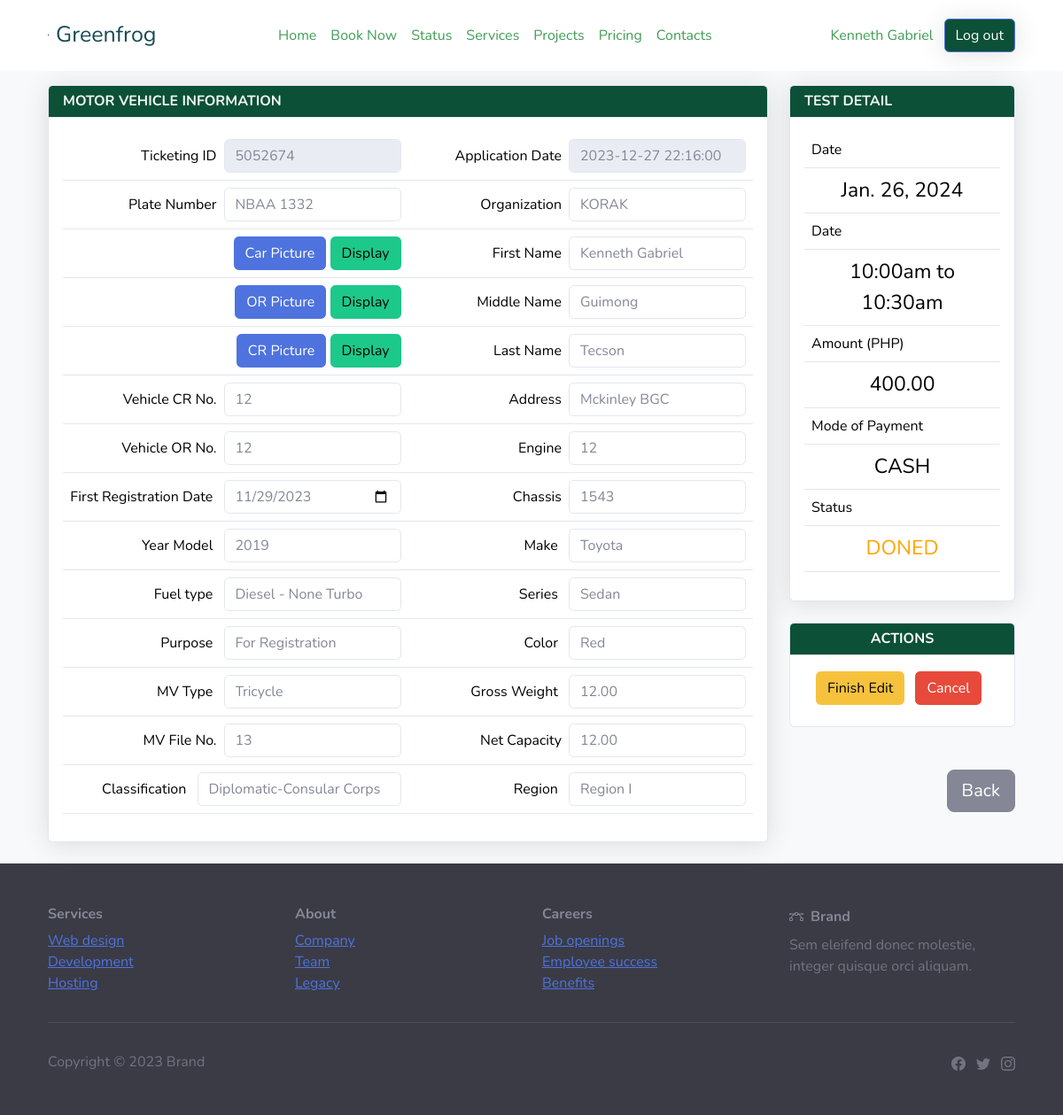
/edit-booking.php?id=2 (signed in), run on an earlier commit of the app's database.
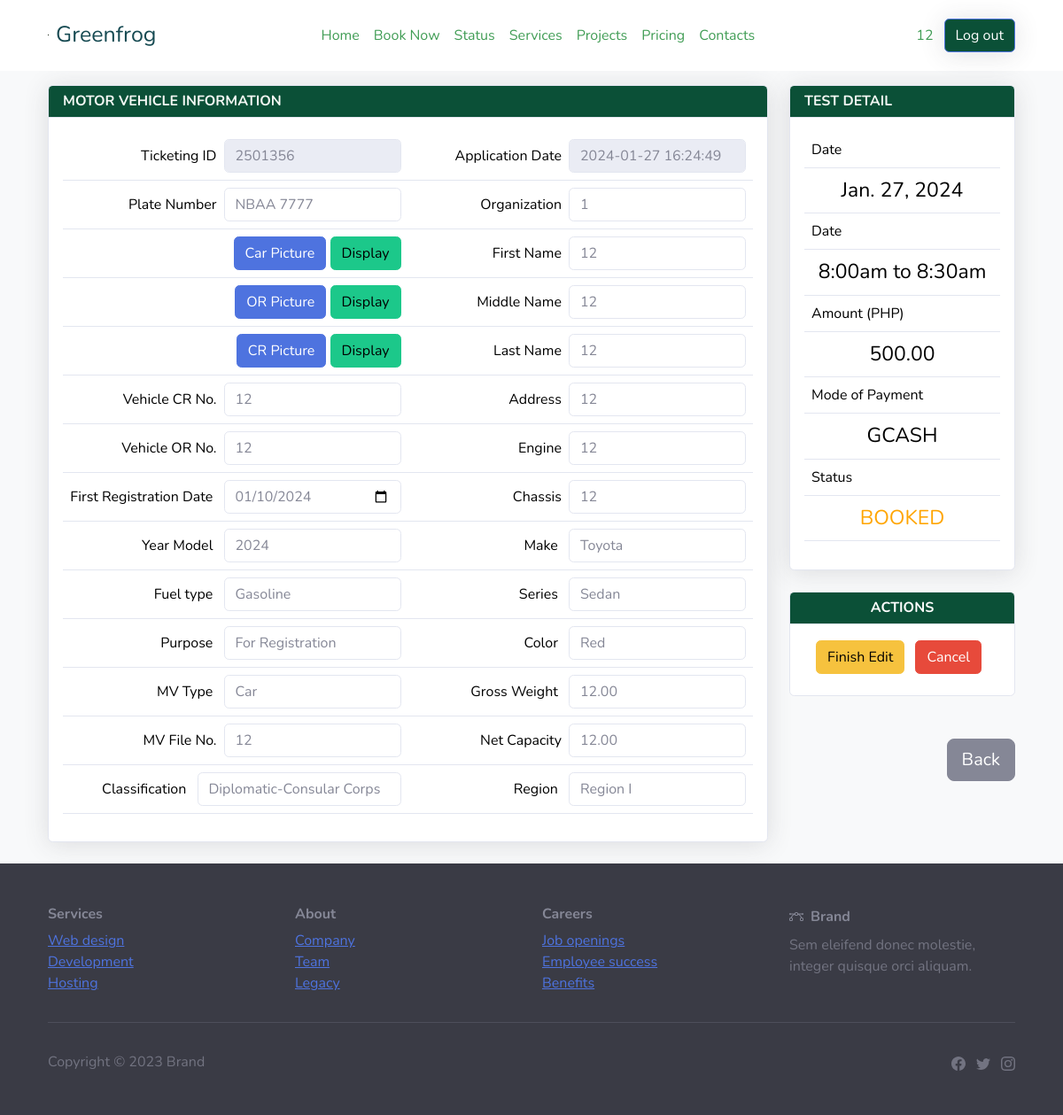
And on a later commit of the database.
### tables this page shows
CREATE TABLE `car_emission` (
  `id` int(11) NOT NULL,
  `event_id` int(11) NOT NULL,
  `user_id` int(11) NOT NULL,
  `plate_number` varchar(20) NOT NULL,
  `customer_email` varchar(255) NOT NULL,
  `customer_first_name` varchar(255) NOT NULL,
  `customer_middle_name` varchar(255) DEFAULT NULL,
  `customer_last_name` varchar(255) NOT NULL,
  `address` varchar(255) DEFAULT NULL,
  `status` varchar(20) NOT NULL,
  `app_date` datetime DEFAULT NULL,
  `vehicle_cr_no` varchar(50) DEFAULT NULL,
  `vehicle_or_no` varchar(50) DEFAULT NULL,
  `first_reg_date` date DEFAULT NULL,
  `year_model` varchar(10) DEFAULT NULL,
  `fuel_type` varchar(50) DEFAULT NULL,
  `purpose` varchar(50) DEFAULT NULL,
  `mv_type` varchar(50) DEFAULT NULL,
  `region` varchar(50) DEFAULT NULL,
  `mv_file_no` varchar(50) DEFAULT NULL,
  `classification` varchar(50) DEFAULT NULL,
  `payment_date` datetime DEFAULT NULL,
  `petc_or` varchar(50) DEFAULT NULL,
  `amount` decimal(10,2) DEFAULT NULL,
  `organization` varchar(100) DEFAULT NULL,
  `engine` varchar(50) DEFAULT NULL,
  `chassis` varchar(50) DEFAULT NULL,
  `make` varchar(50) DEFAULT NULL,
  `series` varchar(50) DEFAULT NULL,
  `color` varchar(50) DEFAULT NULL,
  `gross_weight` decimal(10,2) DEFAULT NULL,
  `net_capacity` decimal(10,2) DEFAULT NULL,
  `cec_number` varchar(50) DEFAULT NULL,
  `mvect_operator` varchar(50) DEFAULT NULL,
  `car_picture` varchar(255) NOT NULL,
  `paymentMethod` varchar(50) NOT NULL,
  `paymentStatus` varchar(50) NOT NULL,
  `ticketing_id` varchar(20) NOT NULL,
  `reference_number` varchar(50) DEFAULT NULL,
  `date_tested` datetime DEFAULT NULL,
  `smurf_admin_id` int(11) DEFAULT NULL,
  `payAmount1` varchar(250) DEFAULT NULL,
  `receipt1` varchar(255) DEFAULT NULL,
  `reference1` varchar(50) DEFAULT NULL,
  `paymentlock1` int(11) NOT NULL DEFAULT 0
);

CREATE TABLE `schedule_list` (
  `id` int(30) NOT NULL,
  `title` text NOT NULL,
  `description` text NOT NULL,
  `qty_of_person` int(23) NOT NULL,
  `reserve_count` int(23) NOT NULL DEFAULT 0,
  `price_3` decimal(10,2) NOT NULL DEFAULT 0.00,
  `price_2` decimal(10,2) NOT NULL,
  `price_1` decimal(10,2) NOT NULL DEFAULT 0.00,
  `start_datetime` datetime NOT NULL,
  `end_datetime` datetime DEFAULT NULL,
  `availability` varchar(10) NOT NULL DEFAULT 'available'
);

### edit-booking.php (the view, shortened to what the changed rows need)
<?php
include("connect/connection.php");
if (isset($_GET['id'])) {
    $bookingId = $_GET['id'];
    $bookingQuery = $connect->prepare("SELECT ce.*, sl.price_1, sl.price_2, sl.price_3 FROM car_emission ce
                                      INNER JOIN schedule_list sl ON ce.event_id = sl.id
                                      WHERE ce.id = ?");
    $bookingQuery->bind_param("i", $bookingId);
    $bookingQuery->execute();
    $bookingResult = $bookingQuery->get_result();
    $bookingDetails = $bookingResult->fetch_assoc();
     $event_id = $bookingDetails['event_id'];
     $scheduleQuery = $connect->prepare("SELECT * FROM schedule_list WHERE id = ?");
     $scheduleQuery->bind_param("i", $event_id);
     $scheduleQuery->execute();
     $scheduleResult = $scheduleQuery->get_result();
     $scheduleDetails = $scheduleResult->fetch_assoc();
     $userName = $bookingDetails['customer_first_name'];
} else {
    header('Location: schedule-status.php');
    exit();
}
?>
<!DOCTYPE html>
<html data-bs-theme="light" lang="en">
<head>
    <link rel="stylesheet" href="admin/assets/bootstrap/css/bootstrap.min.css">
</head>
<body style=" background-color: #f8f9fa;">
  <?php include 'partials/nav.php'?>
    <div class="container mt-3">
                    <form    method="POST"  name="bookingForm">
                    <div class="row">
                    <div class="col-12 col-md-8 col-lg-9 mx-auto">
    <div class="card shadow mb-4">
                                <div class="card-body">
                                    <div class="table-responsive">
                                        <table class="table">
                                            <tbody>
                                                <tr>
   <td class="text-end" style="vertical-align: middle;">Ticketing ID<input id="ticketingId" class="form-control" style="max-width: 200px; display: inline-block; margin-left: 8px;" value="<?php echo $bookingDetails['ticketing_id']; ?>" type="text" readonly disabled></td>
   <td class="text-end" style="vertical-align: middle;">Application Date<input id="appDate" class="form-control" style="max-width: 200px; display: inline-block; margin-left: 8px;" value="<?php echo $bookingDetails['app_date']; ?>" type="text" readonly disabled></td>
   </tr>
                                            <tr>
                                            <td class="text-end" type="text" style="width: 200px;">Plate Number<input id="plateNumber" class="form-control" style="max-width: 200px; display: inline-block; margin-left: 8px;"  value="<?php echo $bookingDetails['plate_number']; ?>"  ></td>
                                                    <td class="text-end" style="width: 200px;">Organization<input id="organizationInput" type="text" class="form-control" style="max-width: 200px; display: inline-block; margin-left: 8px;" value="<?php echo $bookingDetails['organization']; ?>" ></td>
                                                </tr>
                                               <tr>
                                                    <td class="text-end">First Name<input id="firstnameInput" type="text" class="form-control" style="max-width: 200px; display: inline-block; margin-left: 8px;" value="<?php echo $bookingDetails['customer_first_name']; ?>" ></td>
                                                </tr>
                                                <tr>
                <td class="text-end" style="width: 200px;">Middle Name<input id="middleNameInput" type="text" class="form-control" style="max-width: 200px; display: inline-block; margin-left: 8px;" value="<?php echo $bookingDetails['customer_middle_name']; ?>"  ></td>
                                                <tr>
                                                    <td class="text-end" style="width: 200px;">Last Name<input id="lastNameInput" type="text" class="form-control" style="max-width: 200px; display: inline-block; margin-left: 8px;" value="<?php echo $bookingDetails['customer_last_name']; ?>" ></td>
                                                </tr>
                                                <tr>
                                                <td class="text-end" style="vertical-align: middle;">Vehicle CR No.<input id="vehicleCrInput" type="text" class="form-control" style="max-width: 200px; display: inline-block; margin-left: 8px;" value="<?php echo $bookingDetails['vehicle_cr_no']; ?>"  ></td>
                                                <td class="text-end" style="width: 200px;">Address<input id="addressInput" type="text" class="form-control" style="max-width: 200px; display: inline-block; margin-left: 8px;" value="<?php echo $bookingDetails['address']; ?>"  ></td>
                                                </tr>
                                                <tr>
                                                <td style="text-align: right;">Vehicle OR No.<input id="vehicleOrInput" type="text"  class="form-control" style="max-width: 200px; display: inline-block; margin-left: 8px;" value="<?php echo $bookingDetails['vehicle_or_no']; ?>" ></td>
                                                <td class="text-end">Engine<input id="engineInput" class="form-control" type="text" style="max-width: 200px; display: inline-block; margin-left: 8px;" value="<?php echo $bookingDetails['engine']; ?>"  ></td>
                                                </tr>
                                                <tr>
                                                <td class="text-end">First Registration Date
                                                <input id="firstRegInput" type="date" class="form-control" style="max-width: 200px; display: inline-block; margin-left: 8px;" value="<?php echo $bookingDetails['first_reg_date']; ?>" >
    </td>
    <td style="text-align: right;">Chassis<input type="text" id="chassisInput" class="form-control" style="max-width: 200px; display: inline-block; margin-left: 8px;" value="<?php echo $bookingDetails['chassis']; ?>"  ></td>
                                                </tr>
                                                <tr>
                                                    <td class="text-end">Year Model
                                                    <select id="yearModelInput" class="form-control" style="max-width: 200px; display: inline-block; margin-left: 8px;">
                                                    <?php
                    $startYear = date("Y") - 20;
                    $endYear = date("Y");
                    for ($year = $endYear; $year >= $startYear; $year--) {
                        $selected = ($year == $bookingDetails['year_model']) ? 'selected' : '';
                        echo '<option value="' . $year . '" ' . $selected . '>' . $year . '</option>';
                    }
                    ?>
                                                </select>
                                                    </td>
                                                </tr>
                                                <tr>
                                                    <td class="text-end">Fuel type
                                                    <select name="fuelTypeInput" id="fuelTypeInput" type="text" class="form-control" style="max-width: 200px; display: inline-block; margin-left: 8px;" value="<?php echo $bookingDetails['fuel_type']; ?>" >
                        <?php
                    $fuelTypes = array("Gasoline", "LPG", "Diesel - None Turbo", "Turbo Diesel");
                    foreach ($fuelTypes as $fuelType) {
                        $selected = ($fuelType === $bookingDetails['fuel_type']) ? 'selected' : '';
                        echo '<option value="' . $fuelType . '" ' . $selected . '>' . $fuelType . '</option>';
                    }
                    ?>
                                                    </select>
                                                    </td>
                                                </tr>
                                                <tr>
                                                    <td class="text-end">MV Type
                                                    <select name="mvTypeInput" id="mvTypenput" class="form-control" style="max-width: 200px; display: inline-block; margin-left: 8px;">
                                                    <?php
                                                    $mvTypes = array("Car", "Mopeds (0-49 cc)", "Motorcycle w/ side car", "Motorcycle w/o side car", "Non-conventional MC (Car)", "Shuttle Bus", "Sports utility Vehicle", "Tourist Bus", "Tricycle", "Truck Bus", "Trucks", "Utility Vehicle", "School bus", "Rebuilt", "Mobil Clinic", "Trailer");
                                                    foreach ($mvTypes as $mvType) {
                                                        $selected = ($mvType === $bookingDetails['mv_type']) ? 'selected' : '';
                                                        echo '<option value="' . $mvType . '" ' . $selected . '>' . $mvType . '</option>';
                                                    }
                                                    ?>
                                                    </select>
                                                    <td class="text-end">
    Gross Weight
    <input id="grossWeightInput" type="text" class="form-control" style="max-width: 200px; display: inline-block; margin-left: 8px;" value="<?php echo $bookingDetails['gross_weight']; ?>" >
</td>
                                                </tr>
                                                <tr>
                                                   <td class="text-end">MV File No.<input id="mvFileInput" type="text"class="form-control" style="max-width: 200px; display: inline-block; margin-left: 8px;" value="<?php echo $bookingDetails['mv_file_no']; ?>" ></td>
                                                    <td class="text-end">Net Capacity<input id="netCapacityInput" class="form-control" style="max-width: 200px; display: inline-block; margin-left: 8px;" value="<?php echo $bookingDetails['net_capacity']; ?>" ></td>
                                                </tr>
                                            </tbody>
                                        </table>
                                    </div>
                                </div>
                            </div>
                        </div>
                        <div class="col-lg-3">
                        <div class="">
                       <div class="card shadow mb-4">
    <div class="card-body">
        <div class="table-responsive">
            <table class="table">
                <tbody>
                <tr>
                        <th><span style="font-weight: normal !important;">Date</span></th>
                    </tr>
                    <tr>
                       <td class="text-center" style="font-size: 23px;"><?php echo date('M. j, Y', strtotime( $scheduleDetails['start_datetime'])); ?></td>
                    </tr>
                <tr>
                        <th><span style="font-weight: normal !important;">Date</span></th>
                    </tr>
                    <tr>
                       <td class="text-center" style="font-size: 23px;"><?php echo date('g:ia', strtotime( $scheduleDetails['start_datetime'])) . ' to ' . date('g:ia', strtotime( $scheduleDetails['end_datetime'])); ?></td>
                    </tr>
                <tr>
                        <th><span style="font-weight: normal !important;">Amount (PHP)</span></th>
                    </tr>
                    <tr>
                        <td id ="amountValue" class="text-center" style="color: ;font-size: 23px;" ><?php echo $bookingDetails['amount']; ?></td>
                    </tr>
                    <tr>
    <th><span style="font-weight: normal !important;">Mode of Payment</span></th>
</tr>
<tr>
<td class="text-center" style="font-size: 23px;"><?php echo strtoupper($bookingDetails['paymentMethod']); ?></td>
</tr>
<tr>
    <th><span style="font-weight: normal !important;">Status</span></th>
</tr>
<tr>
<td class="text-center" style="font-size: 23px; color:orange;"><?php echo strtoupper($bookingDetails['status']); ?></td>
</tr>
                </tbody>
            </table>
        </div>
    </div>
</div>
                      </div>
                </div>
            </div>
        </form>
        </div>
</body>
</html>

### partials/nav.php (shortened to what the changed rows need)
<nav class="navbar navbar-expand-md sticky-top py-3 navbar-dark" id="mainNav" style="background: rgb(255,255,255);">
        <div class="container">
            <div class="collapse navbar-collapse" id="navcol-1">
                <ul class="navbar-nav mx-auto">
                    <li class="nav-item"><a class="nav-link" href="home.php" style="color: rgb(65,157,85);">Home</a></li>
                    <li class="nav-item"><a class="nav-link" href="book-now.php"><span style="color: rgb(65, 157, 85);">Book Now</span></a></li>
                    <li class="nav-item"><a class="nav-link" href="schedule-status.php"><span style="color: rgb(65, 157, 85);">Status</span></a></li>
                    <li class="nav-item" style="color: rgb(65,157,85);"><a class="nav-link" href="services.php" style="color: rgb(65,157,85);">Services</a></li>
                    <li class="nav-item" style="color: rgb(65,157,85);"><a class="nav-link" href="projects.php" style="color: rgb(65,157,85);">Projects</a></li>
                    <li class="nav-item" style="color: rgb(65,157,85);"><a class="nav-link" href="pricing.php" style="color: rgb(65,157,85);">Pricing</a></li>
                    <li class="nav-item" style="color: rgb(65,157,85);"><a class="nav-link" href="contacts.php" style="color: rgb(65,157,85);">Contacts</a></li>
                </ul> <a class="btn btn-primary" role="button" style="background: rgba(255,255,255,0);color: #419d55;border-style: none;" href="account.php"><?php echo $userName?></a><a class="btn btn-primary shadow" role="button" href="logout.php" style="background: var(--bs-success-text-emphasis);">Log out</a>
            </div>
        </div>
    </nav>

What changed in the data, as far as the page shows it:
no longer on this page (row edited): schedule_list: start_datetime "Jan. 26, 2024", start_datetime "10:00am", end_datetime "10:30am"
changed car_emission: customer_first_name "Kenneth Gabriel" → "12"; ticketing "5052674" → "2501356"; app_date "2023-12-27 22:16:00" → "2024-01-27 16:24:49"; plate_number "NBAA 1332" → "NBAA 7777"; organization "KORAK" → "1"; customer_middle_name "Guimong" → "12"; customer_last_name "Tecson" → "12"; address "Mckinley BGC" → "12"; first_reg_date "11/29/2023" → "01/10/2024"; chassis "1543" → "12"; fuelTypeInput "Diesel - None Turbo" → "Gasoline"; mv_file_no "13" → "12"; amount "400.00" → "500.00"; paymentMethod "CASH" → "GCASH"; status "DONED" → "BOOKED"
added schedule_list: start_datetime "Jan. 27, 2024", start_datetime "8:00am", end_datetime "8:30am"
Also different on the page:
form field value: "2019" → "2024"
form field mvTypeInput: "Tricycle" → "Car"
